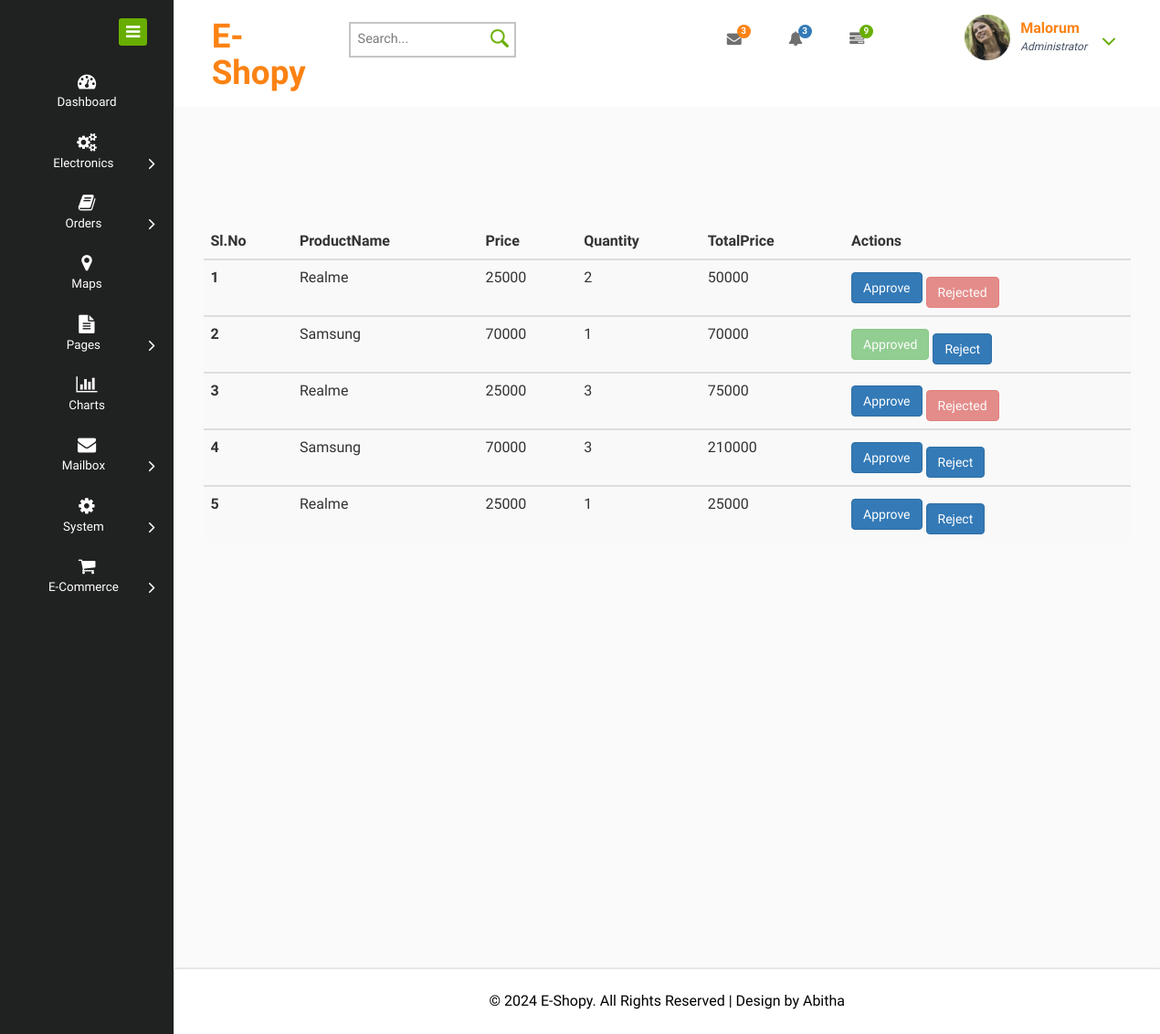
The page /admin/userorder.php on the database its author committed.
### tables this page shows
CREATE TABLE `tb_order` (
  `Productid` int(100) NOT NULL,
  `ProductName` varchar(200) NOT NULL,
  `Price` varchar(200) NOT NULL,
  `Quantity` int(100) NOT NULL,
  `user_id` int(200) NOT NULL,
  `totalprice` varchar(500) NOT NULL,
  `Status` int(200) NOT NULL
);

### admin/userorder.php (the view, shortened to what this page needs)
<!DOCTYPE HTML>
<html>
<head>
<link href="css/bootstrap.css" rel="stylesheet" type="text/css" media="all">
<link href="css/style.css" rel="stylesheet" type="text/css" media="all"/>
<link href="css/font-awesome.css" rel="stylesheet">
</head>
<body>
<div class="page-container">
   <div class="left-content">
	   <div class="mother-grid-inner">
				<div class="header-main">
					<div class="header-left">
							<div class="logo-name">
									 <a href="index.html"> <h1>E-Shopy</h1>
								  </a>
							</div>
								<div class="search-box">
									<form>
										<input type="text" placeholder="Search..." required="">
										<input type="submit" value="">
									</form>
								</div>
						 </div>
						 <div class="header-right">
							<div class="profile_details_left">
								<ul class="nofitications-dropdown">
									<li class="dropdown head-dpdn">
										<a href="#" class="dropdown-toggle" data-toggle="dropdown" aria-expanded="false"><i class="fa fa-envelope"></i><span class="badge">3</span></a>
									</li>
									<li class="dropdown head-dpdn">
										<a href="#" class="dropdown-toggle" data-toggle="dropdown" aria-expanded="false"><i class="fa fa-bell"></i><span class="badge blue">3</span></a>
									</li>
									<li class="dropdown head-dpdn">
										<a href="#" class="dropdown-toggle" data-toggle="dropdown" aria-expanded="false"><i class="fa fa-tasks"></i><span class="badge blue1">9</span></a>
									</li>
								</ul>
								<div class="clearfix"> </div>
							</div>
							<div class="profile_details">
								<ul>
									<li class="dropdown profile_details_drop">
										<a href="#" class="dropdown-toggle" data-toggle="dropdown" aria-expanded="false">
											<div class="profile_img">
												<span class="prfil-img"><img src="images/p1.png" alt=""> </span>
												<div class="user-name">
													<p>Malorum</p>
													<span>Administrator</span>
												</div>
												<i class="fa fa-angle-down lnr"></i>
												<div class="clearfix"></div>
											</div>
										</a>
									</li>
								</ul>
							</div>
							<div class="clearfix"> </div>
						</div>
				     <div class="clearfix"> </div>
				</div>
<div class="inner-block">
    <?php
	require("connection.php");
	$res=$con->query("select * from tb_order");
	$count=$res->num_rows;
	?>
	<table class="table table-striped">
  <thead>
    <tr>
      <th scope="col">Sl.No</th>
      <th scope="col">ProductName</th>
      <th scope="col">Price</th>
      <th scope="col">Quantity</th>
	  <th scope="col">TotalPrice</th>
      <th scope="col">Actions</th>
    </tr>
  </thead>
  <?php
  if($count>0)
  {
	$counter=1;
	while($rows=$res->fetch_assoc())
	{
?>
  <tbody>
    <tr>
      <th scope="row"><?php echo $counter++; ?></th>
      <td><?php echo $rows["ProductName"];?></td>
      <td><?php echo $rows["Price"];?></td>
      <td><?php echo $rows["Quantity"];?></td>
	  <td><?php echo $rows["totalprice"];?></td>
	  <td>
          <?php if($rows["Status"] == 1) { ?>
          <a class="btn btn-success" disabled>Approved</a>
          <button onclick="window.location.href='reject.php?del=<?php echo $rows["Productid"]; ?>';" style="margin-top: 10px;" class="btn btn-primary">Reject</button>
          <?php } elseif($rows["Status"] == 2) { ?>
          <button onclick="window.location.href='approve.php?var=<?php echo $rows["Productid"]; ?>';" class="btn btn-primary">Approve</button>
		  <a class="btn btn-danger" style="margin-top: 10px;" disabled>Rejected</a>
          <?php } else { ?>
          <button onclick="window.location.href='approve.php?var=<?php echo $rows["Productid"]; ?>';" class="btn btn-primary">Approve</button>
          <button onclick="window.location.href='reject.php?del=<?php echo $rows["Productid"]; ?>';" style="margin-top: 10px;" class="btn btn-primary">Reject</button>
          <?php } ?>
          </td>
    </tr>
    <?php
	}
}
?>
  </tbody>
</table>
    <div class="cols-grids panel-widget">
		<div class="chute chute-center text-center">
		  </div>
	 </div>
</div>
</div>
<div class="copyrights">
	 <p>© 2024 E-Shopy. All Rights Reserved | Design by  <a href="http://w3layouts.com/" target="_blank">Abitha</a> </p>
</div>
</div>
    <div class="sidebar-menu">
		  	<div class="logo"> <a href="#" class="sidebar-icon"> <span class="fa fa-bars"></span> </a>  </div>
		    <div class="menu">
		      <ul id="menu" >
		        <li id="menu-home" ><a href="index.html"><i class="fa fa-tachometer"></i><span>Dashboard</span></a></li>
		        <li><a href="#"><i class="fa fa-cogs"></i><span>Electronics</span><span class="fa fa-angle-right" style="float: right"></span></a>
		        </li>
		        <li id="menu-comunicacao" ><a href="#"><i class="fa fa-book nav_icon"></i><span>Orders</span><span class="fa fa-angle-right" style="float: right"></span></a>
		        </li>
		          <li><a href="maps.html"><i class="fa fa-map-marker"></i><span>Maps</span></a></li>
		        <li id="menu-academico" ><a href="#"><i class="fa fa-file-text"></i><span>Pages</span><span class="fa fa-angle-right" style="float: right"></span></a>
		        </li>
		        <li><a href="charts.html"><i class="fa fa-bar-chart"></i><span>Charts</span></a></li>
		        <li><a href="#"><i class="fa fa-envelope"></i><span>Mailbox</span><span class="fa fa-angle-right" style="float: right"></span></a>
		        </li>
		         <li><a href="#"><i class="fa fa-cog"></i><span>System</span><span class="fa fa-angle-right" style="float: right"></span></a>
		         </li>
		         <li><a href="#"><i class="fa fa-shopping-cart"></i><span>E-Commerce</span><span class="fa fa-angle-right" style="float: right"></span></a>
		         </li>
		      </ul>
		    </div>
	 </div>
</div>
</body>
</html>

### rows shown on the page
tb_order: ProductName "Realme", Price "25000", Quantity "2", totalprice "50000"
tb_order: ProductName "Samsung", Price "70000", Quantity "1", totalprice "70000"
tb_order: ProductName "Realme", Price "25000", Quantity "3", totalprice "75000"
tb_order: ProductName "Samsung", Price "70000", Quantity "3", totalprice "210000"
tb_order: ProductName "Realme", Price "25000", Quantity "1", totalprice "25000"
